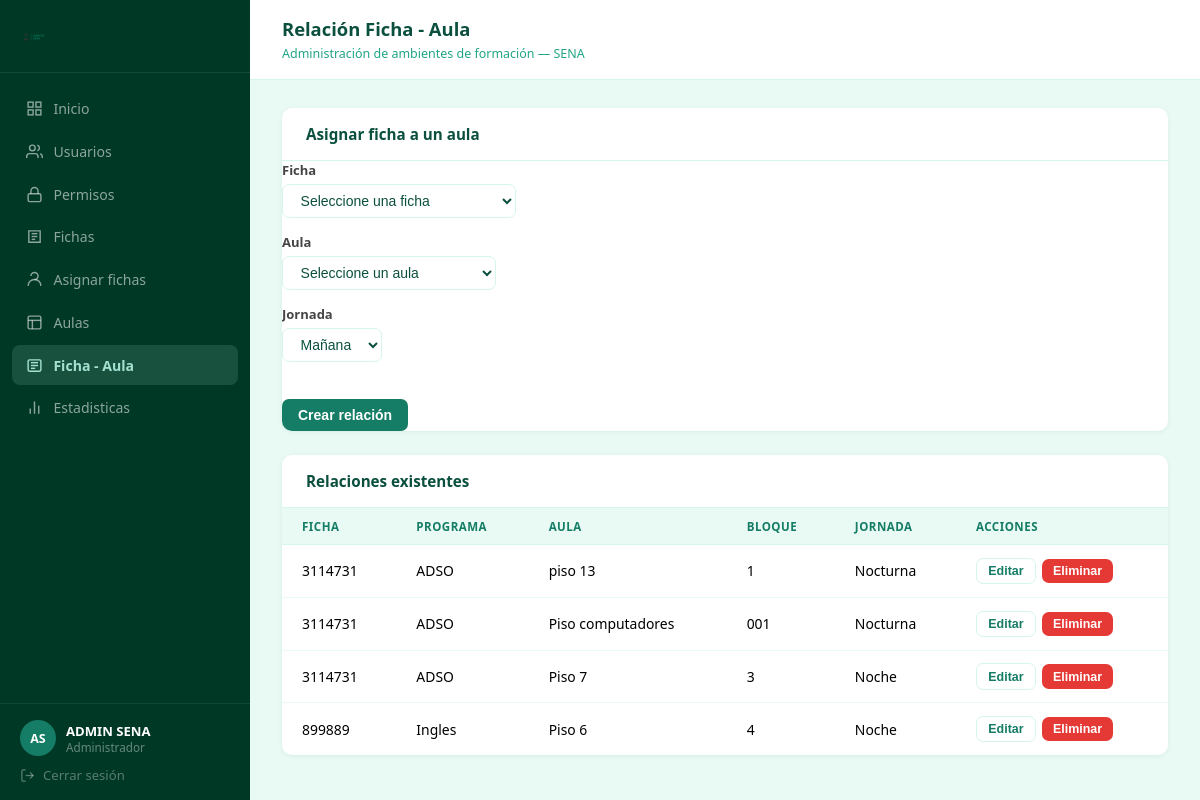
Page /usuarios/dashboard/admin/ficha-aula/ (signed in) on the committed database.
### usuarios/models.py (models this page shows, shortened)
class Usuario(AbstractUser):
    ROL_CHOICES = [
        ('admin',     'Administrador'),
        ('vigilante', 'Vigilante'),
        ('aprendiz', 'Aprendiz'),
        ('instructor','Instructor'),
    ]
    email           = models.EmailField(unique=True)
    tipoDocumento   = models.CharField(max_length=2)
    numeroDocumento = models.CharField(max_length=20, unique=True)
    nombre          = models.CharField(max_length=50)
    apellido        = models.CharField(max_length=50)
    edad            = models.PositiveIntegerField(blank=True, null=True)
    telefono        = models.CharField(max_length=15, blank=True, null=True)
    rol = models.CharField(
        max_length=20,
        choices=ROL_CHOICES,
        default='aprendiz',
    )
    USERNAME_FIELD  = 'email'
    REQUIRED_FIELDS = ['username', 'nombre', 'apellido']

class FichaAula(models.Model):
    ficha = models.ForeignKey(
        Ficha,
        on_delete=models.CASCADE
    )
    aula = models.ForeignKey(
        Aula,
        on_delete=models.CASCADE
    )
    jornada = models.CharField(
        max_length=20,
        default="Mañana"
    )
    class Meta:
        unique_together = ('ficha', 'aula')

class Ficha(models.Model):
    codigo = models.CharField(
        max_length=20,
        unique=True
    )
    programa = models.CharField(
        max_length=200
    )
    jornada = models.CharField(
        max_length=50
    )
    aprendices = models.ManyToManyField(
        Usuario,
        limit_choices_to={'rol': 'aprendiz'},
        related_name="fichas"
    )

class Aula(models.Model):
    nombre = models.CharField(max_length=100)
    bloque = models.CharField(max_length=100)
    capacidad = models.PositiveIntegerField()
    creado_por = models.ForeignKey(
        Usuario,
        on_delete=models.CASCADE,
        related_name="aulas"
    )

### usuarios/views.py (the view)
@login_required
@user_passes_test(es_admin, login_url='login')
def dashboard_ficha_aula_admin(request):
    relaciones = FichaAula.objects.select_related(
        'ficha',
        'aula'
    ).order_by(
        'ficha__codigo'
    )
    fichas = Ficha.objects.all().order_by(
        'codigo'
    )
    aulas = Aula.objects.all().order_by(
        'nombre'
    )
    return render(
        request,
        'usuarios/dashboard_ficha_aula_admin.html',
        {
            'relaciones': relaciones,
            'fichas': fichas,
            'aulas': aulas
        }
    )

### usuarios/views.py (called while the page is built)
def es_admin(user):
    return user.is_authenticated and (
        user.is_staff or user.rol == 'admin'
    )

### usuarios/templates/usuarios/dashboard_ficha_aula_admin.html (shortened to what this page needs)
{% load static %}
<!DOCTYPE html>
<html lang="es">
<head>
    <link rel="stylesheet"
          href="{% static 'css/mainConfig.css' %}">
    <link rel="stylesheet"
          href="{% static 'css/dashboard.css' %}">
</head>
<body>
<div class="dash-layout">
<aside class="dash-sidebar">
            <div class="dash-brand">
                <img src="{% static 'img/identic_sena 2-largo.png' %}" alt="Identic SENA" class="dash-logo">
            </div>
            <nav class="dash-nav">
                <a href="{% url 'dashboard' %}" class="dash-nav-item">
                    <svg viewBox="0 0 24 24" fill="none" stroke="currentColor" stroke-width="2">
                        <rect x="3" y="3" width="7" height="7" />
                        <rect x="14" y="3" width="7" height="7" />
                        <rect x="3" y="14" width="7" height="7" />
                        <rect x="14" y="14" width="7" height="7" />
                    </svg>
                    Inicio
                </a>
                <a href="{% url 'dashboard_usuarios' %}" class="dash-nav-item ">
                    <svg viewBox="0 0 24 24" fill="none" stroke="currentColor" stroke-width="2">
                        <path d="M17 21v-2a4 4 0 0 0-4-4H5a4 4 0 0 0-4 4v2" />
                        <circle cx="9" cy="7" r="4" />
                        <path d="M23 21v-2a4 4 0 0 0-3-3.87" />
                        <path d="M16 3.13a4 4 0 0 1 0 7.75" />
                    </svg>
                    Usuarios
                </a>
                <a href="{% url 'dashboard_permisos' %}" class="dash-nav-item">
                    <svg viewBox="0 0 24 24" fill="none" stroke="currentColor" stroke-width="2">
                        <rect x="3" y="11" width="18" height="11" rx="2" />
                        <path d="M7 11V7a5 5 0 0 1 10 0v4" />
                    </svg>
                    Permisos
                </a>
                <a href="{% url 'dashboard_fichas' %}" class="dash-nav-item dash-nav-item">
                    <svg viewBox="0 0 24 24" fill="none" stroke="currentColor" stroke-width="2">
                        <path d="M4 4h16v16H4z" />
                        <path d="M8 8h8" />
                        <path d="M8 12h8" />
                        <path d="M8 16h5" />
                    </svg>
                    Fichas
                </a>
                <a href="{% url 'dashboard_asignar_fichas' %}" class="dash-nav-item ">
                    <svg viewBox="0 0 24 24" fill="none" stroke="currentColor" stroke-width="2">
                        <path d="M12 12a5 5 0 1 0-5-5" />
                        <path d="M3 21a9 9 0 0 1 18 0" />
                    </svg>
                    Asignar fichas
                </a>
                <a href="{% url 'dashboard_aulas_admin' %}" class="dash-nav-item">
                    <svg viewBox="0 0 24 24" fill="none" stroke="currentColor" stroke-width="2">
                        <rect x="3" y="3" width="18" height="18" rx="2" ry="2" />
                        <path d="M3 9h18" />
                        <path d="M9 21V9" />
                    </svg>
                    Aulas
                </a>
                <a href="{% url 'dashboard_ficha_aula_admin' %}" class="dash-nav-item dash-nav-item--activo">
                    <svg viewBox="0 0 24 24" fill="none" stroke="currentColor" stroke-width="2">
                        <rect x="3" y="4" width="18" height="16" rx="2" />
                        <path d="M7 8h10" />
                        <path d="M7 12h10" />
                        <path d="M7 16h6" />
                    </svg>
                    Ficha - Aula
                </a>
                <a href="{% url 'estadisticas' %}" class="dash-nav-item">
                    <svg viewBox="0 0 24 24" fill="none" stroke="currentColor" stroke-width="2" stroke-linecap="round"
                        stroke-linejoin="round">
                        <path d="M18 20V10" />
                        <path d="M12 20V4" />
                        <path d="M6 20V14" />
                    </svg>
                    Estadisticas
                </a>
            </nav>
            <div class="dash-sidebar-footer">
                <div class="dash-user-info">
                    <div class="dash-avatar">
                        {{ request.user.nombre|first|upper }}{{ request.user.apellido|first|upper }}
                    </div>
                    <div>
                        <div class="dash-user-nombre">{{ request.user.nombre }} {{ request.user.apellido }}</div>
                        <div class="dash-user-rol">{{ request.user.get_rol_display }}</div>
                    </div>
                </div>
                <a href="{% url 'logout' %}" class="dash-logout">
                    <svg viewBox="0 0 24 24" fill="none" stroke="currentColor" stroke-width="2">
                        <path d="M9 21H5a2 2 0 0 1-2-2V5a2 2 0 0 1 2-2h4" />
                        <polyline points="16 17 21 12 16 7" />
                        <line x1="21" y1="12" x2="9" y2="12" />
                    </svg>
                    Cerrar sesión
                </a>
            </div>
        </aside>
    <div class="dash-main">
        <header class="dash-topbar">
            <div>
                <h1 class="dash-topbar-titulo">
                    Relación Ficha - Aula
                </h1>
                <span class="dash-topbar-sub">
                    Administración de ambientes de formación — SENA
                </span>
            </div>
        </header>
        <main class="dash-contenido">
            <div class="dash-card">
                <div class="dash-card-header">
                    <h2 class="dash-card-titulo">
                        Asignar ficha a un aula
                    </h2>
                </div>
                <form
                    method="POST"
                    action="{% url 'crear_ficha_aula_admin' %}"
                >
                    <div class="dash-form-grid">
                        <div class="form-grupo">
                            <label class="form-label">
                                Ficha
                            </label>
                            <select
                                name="ficha"
                                class="dash-input"
                                required
                            >
                                <option value="">
                                    Seleccione una ficha
                                </option>
                            </select>
                        </div>
                        <div class="form-grupo">
                            <label class="form-label">
                                Aula
                            </label>
                            <select
                                name="aula"
                                class="dash-input"
                                required
                            >
                                <option value="">
                                    Seleccione un aula
                                </option>
                            </select>
                        </div>
                        <div class="form-grupo">
                            <label class="form-label">
                                Jornada
                            </label>
                            <select
                                name="jornada"
                                class="dash-input"
                                required
                            >
                                <option value="Mañana">
                                    Mañana
                                </option>
                            </select>
                        </div>
                    </div>
                    <br>
                    <button
                        type="submit"
                        class="dash-btn dash-btn--verde"
                    >
                        Crear relación
                    </button>
                </form>
            </div>
            <div class="dash-card">
                <div class="dash-card-header">
                    <h2 class="dash-card-titulo">
                        Relaciones existentes
                    </h2>
                </div>
                <table class="dash-tabla">
                    <thead>
                        <tr>
                            <th>
                                Ficha
                            </th>
                            <th>
                                Programa
                            </th>
                            <th>
                                Aula
                            </th>
                            <th>
                                Bloque
                            </th>
                            <th>
                                Jornada
                            </th>
                            <th>
                                Acciones
                            </th>
                        </tr>
                    </thead>
                    <tbody>
                        {% for relacion in relaciones %}
                        <tr>
                            <td>
                                {{ relacion.ficha.codigo }}
                            </td>
                            <td>
                                {{ relacion.ficha.programa }}
                            </td>
                            <td>
                                {{ relacion.aula.nombre }}
                            </td>
                            <td>
                                {{ relacion.aula.bloque }}
                            </td>
                            <td>
                                {{ relacion.jornada }}
                            </td>
                            <td>
                                <div class="dash-acciones">
                                    <button
                                        type="button"
                                        class="dash-btn dash-btn--sm dash-btn--outline"
                                        onclick="abrirModalEditar(
                                            '{{ relacion.id }}',
                                            '{{ relacion.ficha.id }}',
                                            '{{ relacion.aula.id }}',
                                            '{{ relacion.jornada }}'
                                        )"
                                    >
                                        Editar
                                    </button>
                                    <form
                                        method="POST"
                                        action="{% url 'eliminar_ficha_aula_admin' relacion.id %}"
                                    >
                                        <button
                                            type="submit"
                                            class="dash-btn dash-btn--sm dash-btn--peligro"
                                            onclick="return confirm('¿Eliminar esta relación?')"
                                        >
                                            Eliminar
                                        </button>
                                    </form>
                                </div>
                            </td>
                        </tr>
                        {% endfor %}
                    </tbody>
                </table>
            </div>
        </main>
    </div>
</div>
</body>
</html>

### static/css/mainConfig.css (style rules this page uses)
:root { --colorBlanco: #ffffff; --colorTurquesa: #a4e1d1; --colorVerdeClaro: #8dd9c6; --colorVerde: #20a585; --colorVerdePrincipal: #157c65; --colorVerdeMuyOscuro: #0b4f3e; --colorSuperOscuro: #003826; --verdeHover: #1a8f72; --verdeSuave: #e9faf5; --verdeSuave2: #d6f5ec; }
* { margin: 0; padding: 0; }

### rows in the picture
Usuario: user.nombre|first "A", user.apellido|first "S", user.nombre "ADMIN", user.apellido "SENA", user.rol "Administrador"
FichaAula: ficha.codigo "3114731", ficha.programa "ADSO", aula.nombre "piso 13", aula.bloque "1", jornada "Nocturna"
FichaAula: ficha.codigo "3114731", ficha.programa "ADSO", aula.nombre "Piso computadores", aula.bloque "001", jornada "Nocturna"
FichaAula: ficha.codigo "3114731", ficha.programa "ADSO", aula.nombre "Piso 7", aula.bloque "3", jornada "Noche"
FichaAula: ficha.codigo "899889", ficha.programa "Ingles", aula.nombre "Piso 6", aula.bloque "4", jornada "Noche"
